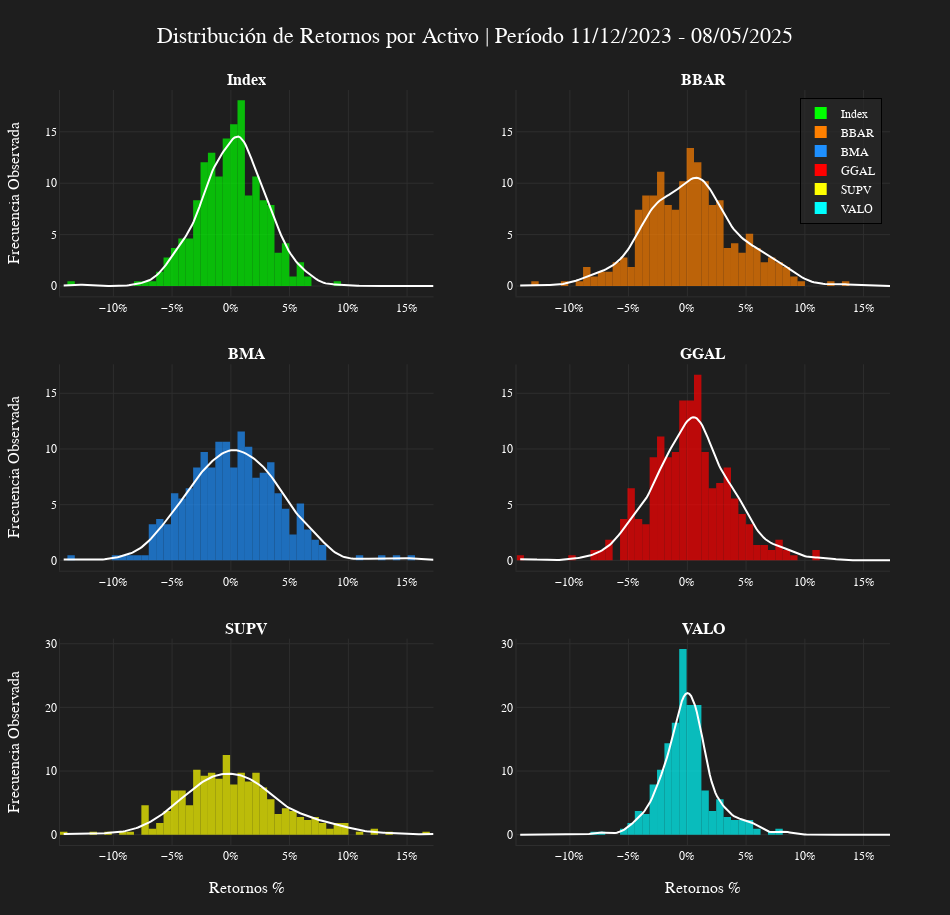

Notebook cell for this chart:
### Markdown cell above
## 5.3 Histograma

### Code cell
datos = returns
fecha_inicio = datos.index[0]
fecha_fin = datos.index[-1]

periodo = f"{fecha_inicio.strftime('%d/%m/%Y')} - {fecha_fin.strftime('%d/%m/%Y')}"
graf_titulo = f'Distribución de Retornos por Activo | Período {periodo}'
eje_x_titulo = f'Retornos %'
eje_y_titulo_1 = f'Frecuencia Observada'

all_data = datos.to_numpy().flatten()
_, bin_edges = np.histogram(all_data, bins=50, density=True)
bin_width = bin_edges[1] - bin_edges[0]  # Ancho de bin

assets_graph = len(datos.columns)
rows_graph = (assets_graph // 2) + (assets_graph % 2)  # 2 columnas por fila
cols_graph = 2


fig_hist = make_subplots(
	rows=rows_graph, cols=cols_graph, shared_xaxes=True, shared_yaxes=True, vertical_spacing=0.09, horizontal_spacing=0.10, subplot_titles=[f"<b>{col}</b>" for col in datos.columns]
)

for i, col in enumerate(datos.columns):
	rows_subplot = (i // cols_graph) + 1
	cols_subplot = (i % cols_graph) + 1
	hist_values, _ = np.histogram(datos[col].to_numpy(), bins=bin_edges, density=True)
	data_col = datos[col].to_numpy()

	fig_hist.add_trace(go.Bar(
		x=bin_edges[:-1], y=hist_values, width=bin_width, marker=dict(opacity=0.7, color=get_color(i)), name=col, showlegend=True), 
		row=rows_subplot, col=cols_subplot)

	# KDE (Curva de Densidad)
	kde = gaussian_kde(data_col)
	x_kde = np.linspace(bin_edges.min(), bin_edges.max(), 200)  # Valores X
	y_kde = kde(x_kde)  # Evaluar KDE en esos valores
	fig_hist.add_trace(go.Scatter(
		x=x_kde, y=y_kde, mode='lines', line=dict(color=get_color(7), width=2), name=f"KDE {col}", showlegend=False), 
		row=rows_subplot, col=cols_subplot)
	
	# Ejes X
	fig_hist.update_xaxes(
		showticklabels=True, tickformat=".0%", dtick=0.05, row=rows_subplot, col=cols_subplot)
	
	# # Ejes Y primario
	fig_hist.update_yaxes(
		showticklabels=True, side='left', row=rows_subplot, col=cols_subplot)


# Títulos de ejes X
for col_id in range(1, cols_graph + 1):
	fig_hist.update_xaxes(title=dict(text=eje_x_titulo, standoff=20), row=rows_graph, col=col_id)

# Títulos de ejes Y
for row_id in range(1, rows_graph + 1):
	fig_hist.update_yaxes(title=dict(text=eje_y_titulo_1, standoff=20), row=row_id, col=1)

fig_hist.update_layout(
	width=950, height=305*rows_graph, margin=dict(l=60, r=60, t=90, b=70),
	title=dict(text=graf_titulo, x=0.5, y=0.97),
	legend=dict(bordercolor="black", borderwidth=1, x=0.99, y=0.99, xanchor="right", yanchor="top"))

set_bloomberg_dark(fig_hist)
fig_hist.show()

### Figure 1 — Plotly figure (JSON) as saved in the notebook; plotly's stock layout.template omitted (floating-point values rounded to 4 significant figures; data arrays with more than 128 entries replaced by an {"elided": "..."} marker saying what was removed)
{"data": [{"marker": {"color": "#00FF00", "opacity": 0.7}, "name": "Index", "showlegend": true, "type": "bar", "width": 0.006295, "x": [-0.1423, -0.136, -0.1297, -0.1234, -0.1171, -0.1108, -0.1045, -0.09819, -0.09189, -0.0856, -0.0793, -0.07301, -0.06671, -0.06042, -0.05412, -0.04783, -0.04154, -0.03524, -0.02895, -0.02265, -0.01636, -0.01006, -0.003767, 0.002528, 0.008823, 0.01512, 0.02141, 0.02771, 0.034, 0.0403, 0.04659, 0.05289, 0.05918, 0.06548, 0.07177, 0.07807, 0.08436, 0.09065, 0.09695, 0.1032, 0.1095, 0.1158, 0.1221, 0.1284, 0.1347, 0.141, 0.1473, 0.1536, 0.1599, 0.1662], "xaxis": "x", "y": [0.0, 0.4632, 0.0, 0.0, 0.0, 0.0, 0.0, 0.0, 0.0, 0.0, 0.4632, 0.4632, 0.4632, 1.389, 2.779, 3.705, 4.632, 4.632, 8.337, 12.04, 12.97, 10.65, 14.36, 15.75, 18.06, 8.8, 10.65, 8.337, 7.874, 3.242, 4.168, 0.9263, 2.316, 0.9263, 0.0, 0.0, 0.0, 0.4632, 0.0, 0.0, 0.0, 0.0, 0.0, 0.0, 0.0, 0.0, 0.0, 0.0, 0.0, 0.0], "yaxis": "y"}, {"line": {"color": "#FFFFFF", "width": 2}, "mode": "lines", "name": "KDE Index", "showlegend": false, "type": "scatter", "x": {"elided": "200 float values"}, "xaxis": "x", "y": {"elided": "200 float values"}, "yaxis": "y"}, {"marker": {"color": "#FF8000", "opacity": 0.7}, "name": "BBAR", "showlegend": true, "type": "bar", "width": 0.006295, "x": [-0.1423, -0.136, -0.1297, -0.1234, -0.1171, -0.1108, -0.1045, -0.09819, -0.09189, -0.0856, -0.0793, -0.07301, -0.06671, -0.06042, -0.05412, -0.04783, -0.04154, -0.03524, -0.02895, -0.02265, -0.01636, -0.01006, -0.003767, 0.002528, 0.008823, 0.01512, 0.02141, 0.02771, 0.034, 0.0403, 0.04659, 0.05289, 0.05918, 0.06548, 0.07177, 0.07807, 0.08436, 0.09065, 0.09695, 0.1032, 0.1095, 0.1158, 0.1221, 0.1284, 0.1347, 0.141, 0.1473, 0.1536, 0.1599, 0.1662], "xaxis": "x2", "y": [0.0, 0.0, 0.4632, 0.0, 0.0, 0.0, 0.4632, 0.0, 0.4632, 1.853, 0.9263, 1.389, 1.389, 2.316, 2.779, 1.853, 7.41, 8.8, 8.8, 11.12, 7.874, 7.41, 10.19, 13.43, 12.04, 10.19, 7.874, 8.337, 3.705, 4.168, 3.242, 5.095, 3.705, 2.316, 2.779, 2.316, 1.853, 0.9263, 0.4632, 0.0, 0.0, 0.0, 0.4632, 0.0, 0.4632, 0.0, 0.0, 0.0, 0.0, 0.0], "yaxis": "y2"}, {"line": {"color": "#FFFFFF", "width": 2}, "mode": "lines", "name": "KDE BBAR", "showlegend": false, "type": "scatter", "x": {"elided": "200 float values"}, "xaxis": "x2", "y": {"elided": "200 float values"}, "yaxis": "y2"}, {"marker": {"color": "#1E90FF", "opacity": 0.7}, "name": "BMA", "showlegend": true, "type": "bar", "width": 0.006295, "x": [-0.1423, -0.136, -0.1297, -0.1234, -0.1171, -0.1108, -0.1045, -0.09819, -0.09189, -0.0856, -0.0793, -0.07301, -0.06671, -0.06042, -0.05412, -0.04783, -0.04154, -0.03524, -0.02895, -0.02265, -0.01636, -0.01006, -0.003767, 0.002528, 0.008823, 0.01512, 0.02141, 0.02771, 0.034, 0.0403, 0.04659, 0.05289, 0.05918, 0.06548, 0.07177, 0.07807, 0.08436, 0.09065, 0.09695, 0.1032, 0.1095, 0.1158, 0.1221, 0.1284, 0.1347, 0.141, 0.1473, 0.1536, 0.1599, 0.1662], "xaxis": "x3", "y": [0.0, 0.4632, 0.0, 0.0, 0.0, 0.0, 0.0, 0.4632, 0.4632, 0.4632, 0.4632, 0.4632, 3.242, 3.705, 3.242, 6.021, 5.558, 6.484, 8.337, 9.726, 8.337, 10.65, 10.65, 8.337, 11.58, 10.19, 7.41, 7.874, 8.8, 6.021, 4.632, 2.316, 5.095, 2.779, 1.853, 1.389, 0.0, 0.0, 0.0, 0.0, 0.4632, 0.0, 0.0, 0.4632, 0.0, 0.4632, 0.0, 0.4632, 0.0, 0.0], "yaxis": "y3"}, {"line": {"color": "#FFFFFF", "width": 2}, "mode": "lines", "name": "KDE BMA", "showlegend": false, "type": "scatter", "x": {"elided": "200 float values"}, "xaxis": "x3", "y": {"elided": "200 float values"}, "yaxis": "y3"}, {"marker": {"color": "#FF0000", "opacity": 0.7}, "name": "GGAL", "showlegend": true, "type": "bar", "width": 0.006295, "x": [-0.1423, -0.136, -0.1297, -0.1234, -0.1171, -0.1108, -0.1045, -0.09819, -0.09189, -0.0856, -0.0793, -0.07301, -0.06671, -0.06042, -0.05412, -0.04783, -0.04154, -0.03524, -0.02895, -0.02265, -0.01636, -0.01006, -0.003767, 0.002528, 0.008823, 0.01512, 0.02141, 0.02771, 0.034, 0.0403, 0.04659, 0.05289, 0.05918, 0.06548, 0.07177, 0.07807, 0.08436, 0.09065, 0.09695, 0.1032, 0.1095, 0.1158, 0.1221, 0.1284, 0.1347, 0.141, 0.1473, 0.1536, 0.1599, 0.1662], "xaxis": "x4", "y": [0.4632, 0.0, 0.0, 0.0, 0.0, 0.0, 0.0, 0.4632, 0.0, 0.0, 0.9263, 0.9263, 1.853, 0.0, 3.705, 6.484, 3.705, 3.242, 9.263, 11.12, 9.263, 9.726, 14.36, 14.36, 16.67, 9.726, 6.484, 6.947, 8.337, 5.558, 4.168, 3.242, 1.389, 1.389, 0.9263, 1.853, 0.9263, 0.4632, 0.0, 0.0, 0.9263, 0.0, 0.0, 0.0, 0.0, 0.0, 0.0, 0.0, 0.0, 0.0], "yaxis": "y4"}, {"line": {"color": "#FFFFFF", "width": 2}, "mode": "lines", "name": "KDE GGAL", "showlegend": false, "type": "scatter", "x": {"elided": "200 float values"}, "xaxis": "x4", "y": {"elided": "200 float values"}, "yaxis": "y4"}, {"marker": {"color": "#FFFF00", "opacity": 0.7}, "name": "SUPV", "showlegend": true, "type": "bar", "width": 0.006295, "x": [-0.1423, -0.136, -0.1297, -0.1234, -0.1171, -0.1108, -0.1045, -0.09819, -0.09189, -0.0856, -0.0793, -0.07301, -0.06671, -0.06042, -0.05412, -0.04783, -0.04154, -0.03524, -0.02895, -0.02265, -0.01636, -0.01006, -0.003767, 0.002528, 0.008823, 0.01512, 0.02141, 0.02771, 0.034, 0.0403, 0.04659, 0.05289, 0.05918, 0.06548, 0.07177, 0.07807, 0.08436, 0.09065, 0.09695, 0.1032, 0.1095, 0.1158, 0.1221, 0.1284, 0.1347, 0.141, 0.1473, 0.1536, 0.1599, 0.1662], "xaxis": "x5", "y": [0.4632, 0.0, 0.0, 0.0, 0.4632, 0.0, 0.4632, 0.0, 0.4632, 0.4632, 0.0, 4.632, 0.9263, 1.853, 3.705, 6.947, 6.947, 4.632, 10.19, 9.263, 9.726, 8.8, 12.51, 7.874, 9.726, 8.337, 9.726, 7.41, 5.558, 3.242, 4.168, 3.705, 2.779, 2.316, 2.779, 1.853, 0.9263, 1.853, 1.853, 0.0, 0.4632, 0.0, 0.9263, 0.0, 0.4632, 0.0, 0.0, 0.0, 0.0, 0.4632], "yaxis": "y5"}, {"line": {"color": "#FFFFFF", "width": 2}, "mode": "lines", "name": "KDE SUPV", "showlegend": false, "type": "scatter", "x": {"elided": "200 float values"}, "xaxis": "x5", "y": {"elided": "200 float values"}, "yaxis": "y5"}, {"marker": {"color": "#00FFFF", "opacity": 0.7}, "name": "VALO", "showlegend": true, "type": "bar", "width": 0.006295, "x": [-0.1423, -0.136, -0.1297, -0.1234, -0.1171, -0.1108, -0.1045, -0.09819, -0.09189, -0.0856, -0.0793, -0.07301, -0.06671, -0.06042, -0.05412, -0.04783, -0.04154, -0.03524, -0.02895, -0.02265, -0.01636, -0.01006, -0.003767, 0.002528, 0.008823, 0.01512, 0.02141, 0.02771, 0.034, 0.0403, 0.04659, 0.05289, 0.05918, 0.06548, 0.07177, 0.07807, 0.08436, 0.09065, 0.09695, 0.1032, 0.1095, 0.1158, 0.1221, 0.1284, 0.1347, 0.141, 0.1473, 0.1536, 0.1599, 0.1662], "xaxis": "x6", "y": [0.0, 0.0, 0.0, 0.0, 0.0, 0.0, 0.0, 0.0, 0.0, 0.0, 0.4632, 0.4632, 0.0, 0.0, 0.9263, 1.853, 3.705, 3.242, 7.874, 10.19, 14.36, 17.6, 29.18, 20.38, 20.38, 6.947, 3.705, 5.558, 2.779, 2.316, 2.316, 2.316, 0.9263, 0.0, 0.4632, 0.9263, 0.0, 0.0, 0.0, 0.0, 0.0, 0.0, 0.0, 0.0, 0.0, 0.0, 0.0, 0.0, 0.0, 0.0], "yaxis": "y6"}, {"line": {"color": "#FFFFFF", "width": 2}, "mode": "lines", "name": "KDE VALO", "showlegend": false, "type": "scatter", "x": {"elided": "200 float values"}, "xaxis": "x6", "y": {"elided": "200 float values"}, "yaxis": "y6"}], "layout": {"annotations": [{"font": {"size": 16}, "showarrow": false, "text": "<b>Index</b>", "x": 0.225, "xanchor": "center", "xref": "paper", "y": 1, "yanchor": "bottom", "yref": "paper"}, {"font": {"size": 16}, "showarrow": false, "text": "<b>BBAR</b>", "x": 0.775, "xanchor": "center", "xref": "paper", "y": 1, "yanchor": "bottom", "yref": "paper"}, {"font": {"size": 16}, "showarrow": false, "text": "<b>BMA</b>", "x": 0.225, "xanchor": "center", "xref": "paper", "y": 0.6367, "yanchor": "bottom", "yref": "paper"}, {"font": {"size": 16}, "showarrow": false, "text": "<b>GGAL</b>", "x": 0.775, "xanchor": "center", "xref": "paper", "y": 0.6367, "yanchor": "bottom", "yref": "paper"}, {"font": {"size": 16}, "showarrow": false, "text": "<b>SUPV</b>", "x": 0.225, "xanchor": "center", "xref": "paper", "y": 0.2733, "yanchor": "bottom", "yref": "paper"}, {"font": {"size": 16}, "showarrow": false, "text": "<b>VALO</b>", "x": 0.775, "xanchor": "center", "xref": "paper", "y": 0.2733, "yanchor": "bottom", "yref": "paper"}], "height": 915, "legend": {"bordercolor": "black", "borderwidth": 1, "x": 0.99, "xanchor": "right", "y": 0.99, "yanchor": "top"}, "margin": {"b": 70, "l": 60, "r": 60, "t": 90}, "title": {"text": "Distribución de Retornos por Activo | Período 11/12/2023 - 08/05/2025", "x": 0.5, "y": 0.97}, "width": 950, "xaxis": {"anchor": "y", "domain": [0, 0.45], "dtick": 0.05, "matches": "x5", "showticklabels": true, "tickformat": ".0%"}, "xaxis2": {"anchor": "y2", "domain": [0.55, 1], "dtick": 0.05, "matches": "x6", "showticklabels": true, "tickformat": ".0%"}, "xaxis3": {"anchor": "y3", "domain": [0, 0.45], "dtick": 0.05, "matches": "x5", "showticklabels": true, "tickformat": ".0%"}, "xaxis4": {"anchor": "y4", "domain": [0.55, 1], "dtick": 0.05, "matches": "x6", "showticklabels": true, "tickformat": ".0%"}, "xaxis5": {"anchor": "y5", "domain": [0, 0.45], "dtick": 0.05, "showticklabels": true, "tickformat": ".0%", "title": {"standoff": 20, "text": "Retornos %"}}, "xaxis6": {"anchor": "y6", "domain": [0.55, 1], "dtick": 0.05, "showticklabels": true, "tickformat": ".0%", "title": {"standoff": 20, "text": "Retornos %"}}, "yaxis": {"anchor": "x", "domain": [0.7267, 1], "showticklabels": true, "side": "left", "title": {"standoff": 20, "text": "Frecuencia Observada"}}, "yaxis2": {"anchor": "x2", "domain": [0.7267, 1], "matches": "y", "showticklabels": true, "side": "left"}, "yaxis3": {"anchor": "x3", "domain": [0.3633, 0.6367], "showticklabels": true, "side": "left", "title": {"standoff": 20, "text": "Frecuencia Observada"}}, "yaxis4": {"anchor": "x4", "domain": [0.3633, 0.6367], "matches": "y3", "showticklabels": true, "side": "left"}, "yaxis5": {"anchor": "x5", "domain": [0, 0.2733], "showticklabels": true, "side": "left", "title": {"standoff": 20, "text": "Frecuencia Observada"}}, "yaxis6": {"anchor": "x6", "domain": [0, 0.2733], "matches": "y5", "showticklabels": true, "side": "left"}}}
